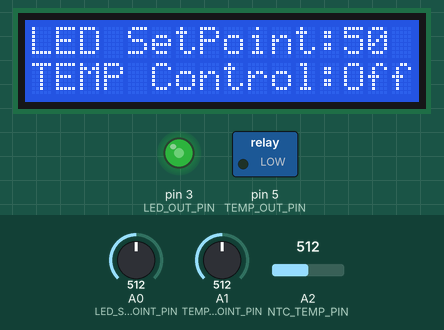
A sketch run on a simulated Arduino Uno, built with avr-gcc and run on an emulated ATmega328P. On the bench: 16×2 character LCD, switched loads named in the sketch (green lamp = pin HIGH), output pins drawn as LEDs (lit = HIGH). The inputs (shaded band) are chosen by the test bench; at power-on: A1 (TEMP_SETPOINT_PIN) = 512, A0 (LED_SETPOINT_PIN) = 512, A2 (NTC_TEMP_PIN) = 512. What the sketch prints to the serial monitor is not drawn.

Above: at 1.2 s.
1.3 s: A1 (TEMP_SETPOINT_PIN) set to 489
3.3 s: A1 (TEMP_SETPOINT_PIN) set to 456
At 5.4 s:
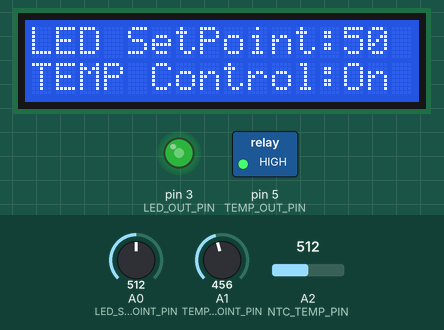
5.7 s: A0 (LED_SETPOINT_PIN) set to 716
At 7.2 s:
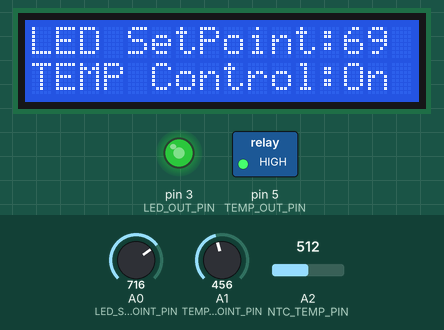
7.8 s: A2 (NTC_TEMP_PIN) set to 541
At 8.8 s:
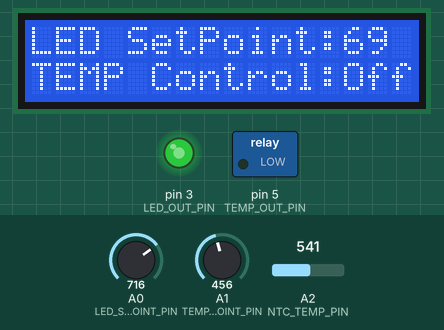
9.8 s: A0 (LED_SETPOINT_PIN) set to 900
At 11.6 s:
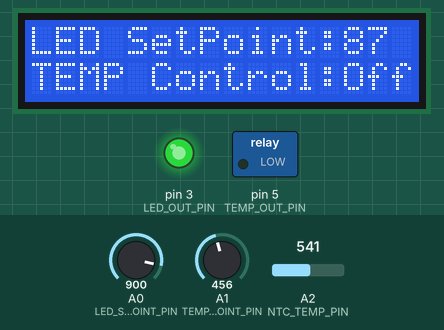
11.9 s: A2 (NTC_TEMP_PIN) set to 511
At 13.3 s:
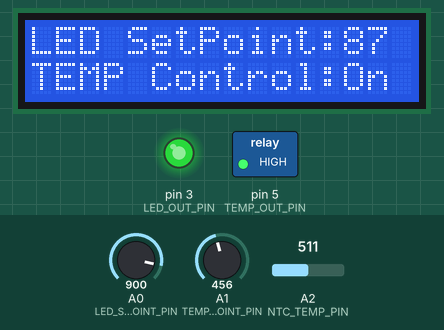
Timing chart, 0 to 14.9 s (numbered marks = the images above; inputs shaded):
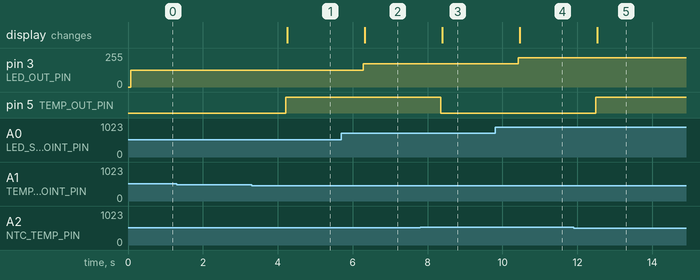

The sketch:

lab5.ino
```cpp
#include <LiquidCrystal_I2C.h>

#define BAUD_RATE 9600
#define INPUT_PIN 7
#define MAX_INPUT_LENGTH 10

// LED
#define LED_SETPOINT_PIN A0
#define LED_OUT_PIN 3

#define LED_SETPOINT_MIN 0
#define LED_SETPOINT_MAX 100

#define ADC_MIN 0
#define ADC_MAX 1023

#define LED_OUT_MIN 3000
#define LED_OUT_MAX 5000

// PWM
#define PWM_MIN 0
#define PWM_MAX 255
#define PWM_VOLTAGE_MIN 0
#define PWM_VOLTAGE_MAx 5000

// Temp sensor
const float BETA = 3950;
#define TEMP_SETPOINT_PIN A1
#define NTC_TEMP_PIN A2
#define TEMP_OUT_PIN 5

#define TEMP_DELTA 1
#define TEMP_MAX 80
#define TEMP_MIN -24

#define TEMP_SETPOINT_MIN 0
#define TEMP_SETPOINT_MAX 50

#define TEMP_VOLTAGE_MAX 500
#define TEMP_VOLTAGE_MIN 2000

#define ADC_VOLTAGE_MIN 0
#define ADC_VOLTAGE_MAX 5000


const int lcdDimensions[2] = {16, 2};
LiquidCrystal_I2C lcd(0x27, lcdDimensions[0], lcdDimensions[1]);

void lcdInit() {
  lcd.clear();
  lcd.setCursor(0, 0);
  lcd.print("LED SetPoint:");
}

int getTemp(int analogValue) {
  float celsius = 1 / (log(1 / (1023. / analogValue - 1)) / BETA + 1.0 / 298.15) - 273.15;
  return celsius;
}

void setup() {
  Serial.begin(BAUD_RATE);
  pinMode(LED_OUT_PIN, OUTPUT);
  pinMode(TEMP_OUT_PIN, OUTPUT);
  lcd.begin(lcdDimensions[0], lcdDimensions[1]);
  lcdInit();
  // redirectOutput();

}

void loop() {

  // LED Open loop control
  // Read setpoint
  int LED_SetPointRaw = analogRead(LED_SETPOINT_PIN);

  // Convert to (0 - 100) %
  int LED_SetPoint = map(LED_SetPointRaw, ADC_MIN, ADC_MAX, LED_SETPOINT_MIN, LED_SETPOINT_MAX);

  int LED_OutPWM = map(LED_SetPoint, LED_SETPOINT_MIN, LED_SETPOINT_MAX, PWM_MIN, PWM_MAX);
  analogWrite(LED_OUT_PIN, LED_OutPWM);

  // Temp sensor ON/OFF control
  int TEMP_SetPointRaw = analogRead(TEMP_SETPOINT_PIN);
  // Convert raw to setpoint
  int TEMP_SetPoint = map(TEMP_SetPointRaw, ADC_MIN, ADC_MAX, TEMP_SETPOINT_MIN, TEMP_SETPOINT_MAX);

  // Convert voltage to temp
  int NTC_Raw = analogRead(NTC_TEMP_PIN);
  int NTC_Temp = getTemp(NTC_Raw);


  int TempOut = 0;
  if (TEMP_SetPoint < NTC_Temp - TEMP_DELTA) {
    TempOut = HIGH;
  } else if (TEMP_SetPoint > NTC_Temp + TEMP_DELTA) {
    TempOut = LOW;
  }

  Serial.print("Temperature setpoint: ");
  Serial.print(TEMP_SetPoint);
  Serial.println();
  Serial.print("Actual temperature: ");
  Serial.print(NTC_Temp);
  Serial.println();
  digitalWrite(TEMP_OUT_PIN, TempOut);

  // LCD
  lcdInit();
  lcd.print(LED_SetPoint);
  lcd.setCursor(0, 1);
  lcd.print("TEMP Control:");
  if (TempOut == HIGH) {
    lcd.print("On");
  } else {
    lcd.print("Off");
  }

  Serial.println();

  delay(1000);

}
```

Measured:
- the behaviour switches between 471 and 470 on A1 (TEMP_SETPOINT_PIN) (found by bisection; images 0 and 1)
- the behaviour switches between 522 and 523 on A2 (NTC_TEMP_PIN) (found by bisection; images 2 and 3)
- after the input at 1.3 s, every drawn part: stays the same
- after the input at 3.3 s, pin 5 (TEMP_OUT_PIN): LOW → HIGH after 0.92 s; the display: changes after 0.95 s (image 1)
- after the input at 5.7 s, pin 3 (LED_OUT_PIN): 127/255 → 175/255 after 0.58 s; the display: changes after 0.62 s (image 2)
- after the input at 7.8 s, pin 5 (TEMP_OUT_PIN): HIGH → LOW after 0.55 s; the display: changes after 0.59 s (image 3)
- after the input at 9.8 s, pin 3 (LED_OUT_PIN): 175/255 → 221/255 after 0.62 s; the display: changes after 0.66 s (image 4)
- after the input at 11.9 s, pin 5 (TEMP_OUT_PIN): LOW → HIGH after 0.59 s; the display: changes after 0.62 s (image 5)
